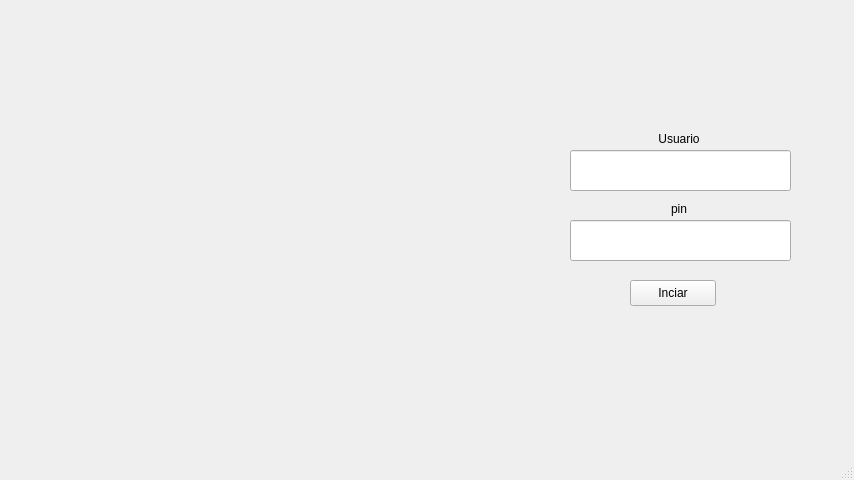
<?xml version="1.0" encoding="UTF-8"?>
<ui version="4.0">
 <class>InicioWindow</class>
 <widget class="QMainWindow" name="InicioWindow">
  <property name="geometry">
   <rect>
    <x>0</x>
    <y>0</y>
    <width>854</width>
    <height>480</height>
   </rect>
  </property>
  <property name="windowTitle">
   <string>MainWindow</string>
  </property>
  <widget class="QWidget" name="centralwidget">
   <widget class="QLineEdit" name="entradaUsuario">
    <property name="geometry">
     <rect>
      <x>570</x>
      <y>150</y>
      <width>221</width>
      <height>41</height>
     </rect>
    </property>
   </widget>
   <widget class="QLineEdit" name="entradaPin">
    <property name="geometry">
     <rect>
      <x>570</x>
      <y>220</y>
      <width>221</width>
      <height>41</height>
     </rect>
    </property>
   </widget>
   <widget class="QLabel" name="label">
    <property name="geometry">
     <rect>
      <x>650</x>
      <y>130</y>
      <width>58</width>
      <height>18</height>
     </rect>
    </property>
    <property name="text">
     <string>Usuario</string>
    </property>
    <property name="alignment">
     <set>Qt::AlignmentFlag::AlignCenter</set>
    </property>
   </widget>
   <widget class="QLabel" name="label_2">
    <property name="geometry">
     <rect>
      <x>650</x>
      <y>200</y>
      <width>58</width>
      <height>18</height>
     </rect>
    </property>
    <property name="text">
     <string>pin</string>
    </property>
    <property name="alignment">
     <set>Qt::AlignmentFlag::AlignCenter</set>
    </property>
   </widget>
   <widget class="QPushButton" name="bIniciarSecion">
    <property name="geometry">
     <rect>
      <x>630</x>
      <y>280</y>
      <width>86</width>
      <height>26</height>
     </rect>
    </property>
    <property name="text">
     <string>Inciar</string>
    </property>
   </widget>
  </widget>
  <widget class="QMenuBar" name="menubar">
   <property name="geometry">
    <rect>
     <x>0</x>
     <y>0</y>
     <width>854</width>
     <height>23</height>
    </rect>
   </property>
  </widget>
  <widget class="QStatusBar" name="statusbar"/>
 </widget>
 <resources/>
 <connections/>
</ui>
